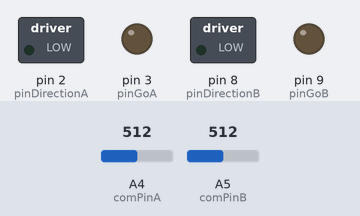
A sketch run on a simulated Arduino Uno, built with avr-gcc and run on an emulated ATmega328P. Parts: switched loads named in the sketch (green lamp = pin HIGH), output pins drawn as LEDs (lit = HIGH). Dashed ring = blinking. The test bench sets the inputs (shaded band); at power-on: A4 (comPinA) = 512, A5 (comPinB) = 512.

Above: at 1.2 s.
1.3 s: A4 (comPinA) set to 11
2.8 s: A4 (comPinA) set to 8
At 3.27 s:
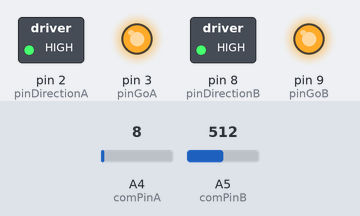
5.8 s: A4 (comPinA) set to 122
At 5.8 s:
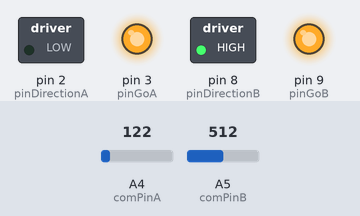
7.3 s: A5 (comPinB) set to 11
8.8 s: A5 (comPinB) set to 8
At 8.95 s:
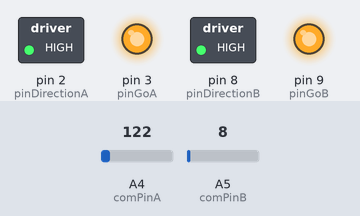
11.8 s: A5 (comPinB) set to 122
At 11.8 s:
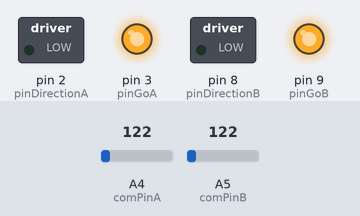
Timing chart, 0 to 14.3 s (numbered marks = the images above; inputs shaded):
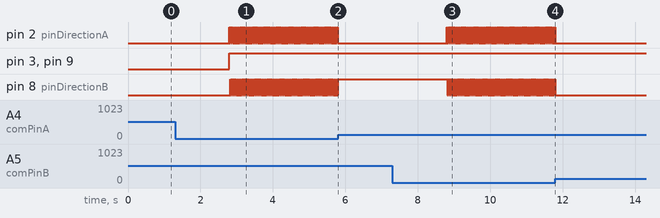

The sketch:

OMCCD_volumeActuator_06.ino
```cpp
// communicates with the AC board


const int pinDirectionA=2;
const int pinDirectionB=8;
const int pinGoA=3;
const int pinGoB=9;
const int readGoA=5; //read move direction A
const int readGoB=4; //read move direction A
const int comPinA=4;
const int comPinB=5;
bool goDirA=false;
bool goDirB=true;
int comThresh=10;
int delayLength = 5;
int posCounter=0;

void moveDirectionA();
void moveDirectionB();

void setup() {

  //establish motor direction toggle pins
  pinMode(pinDirectionA, OUTPUT); //CH A -- HIGH = forwards and LOW = backwards???
  pinMode(pinDirectionB, OUTPUT); //CH B -- HIGH = forwards and LOW = backwards???
  pinMode(pinGoA,OUTPUT);
  pinMode(pinGoB,OUTPUT);
  Serial.begin(9600);
  }

void loop(){

  //READ FROM THE PINS

  /*Serial.print(1023-analogRead(comPinA));
  Serial.print("  ");
  Serial.println(1023-analogRead(comPinB));
  delay(1);*/
  goDirA=analogRead(comPinA)<comThresh;
  goDirB=analogRead(comPinB)<comThresh;

  if(goDirA && !goDirB){
    //Serial.println("MOVING DIR A");
    moveDirectionA();
  }
  else if(!goDirA && goDirB){
        //Serial.println("MOVING DIR B");
    moveDirectionB();
  }
  else{
    //Serial.println("STALL");
    delay(1);
  }

}

void moveDirectionA(){

  digitalWrite(pinDirectionA, HIGH);   //Sets direction of CH A
  analogWrite(pinGoA, 255);   //Moves CH A

  delay(delayLength);

  digitalWrite(pinDirectionB, LOW);   //Sets direction of CH B
  analogWrite(pinGoB, 255);   //Moves CH B

  delay(delayLength);

  digitalWrite(pinDirectionA, LOW);   //Sets direction of CH A
  analogWrite(pinGoA, 255);   //Moves CH A

  delay(delayLength);

  digitalWrite(pinDirectionB, HIGH);   //Sets direction of CH B
  analogWrite(pinGoB, 255);   //Moves CH B

  delay(delayLength);
};

void moveDirectionB(){

  digitalWrite(pinDirectionA, HIGH);   //Sets direction of CH A
  analogWrite(pinGoA, 255);   //Moves CH A

  delay(delayLength);

  digitalWrite(pinDirectionB, HIGH);   //Sets direction of CH B
  analogWrite(pinGoB, 255);   //Moves CH B

  delay(delayLength);

  digitalWrite(pinDirectionA, LOW);   //Sets direction of CH A
  analogWrite(pinGoA, 255);   //Moves CH A

  delay(delayLength);

  digitalWrite(pinDirectionB, LOW);   //Sets direction of CH B
  analogWrite(pinGoB, 255);   //Moves CH B

  delay(delayLength);

}
```

Measured:
- the behaviour switches between 10 and 9 on A4 (comPinA) (found by bisection; images 0 and 1)
- the behaviour switches between 10 and 9 on A5 (comPinB) (found by bisection; images 2 and 3)
- after the input at 1.3 s, every drawn part: stays the same
- after the input at 2.8 s, pin 2 (pinDirectionA), pin 8 (pinDirectionB): alternates HIGH for 0.01 s and LOW for 0.01 s, starting at once; pin 3 (pinGoA), pin 9 (pinGoB): LOW → HIGH at once
- after the input at 5.8 s, pin 2 (pinDirectionA): stops changing and stays LOW; pin 8 (pinDirectionB): stops changing and stays HIGH
- after the input at 7.3 s, every drawn part: stays the same
- after the input at 8.8 s, pin 2 (pinDirectionA), pin 8 (pinDirectionB): alternates HIGH for 0.01 s and LOW for 0.01 s, starting at once
- after the input at 11.8 s, pin 2 (pinDirectionA), pin 8 (pinDirectionB): stops changing and stays LOW
